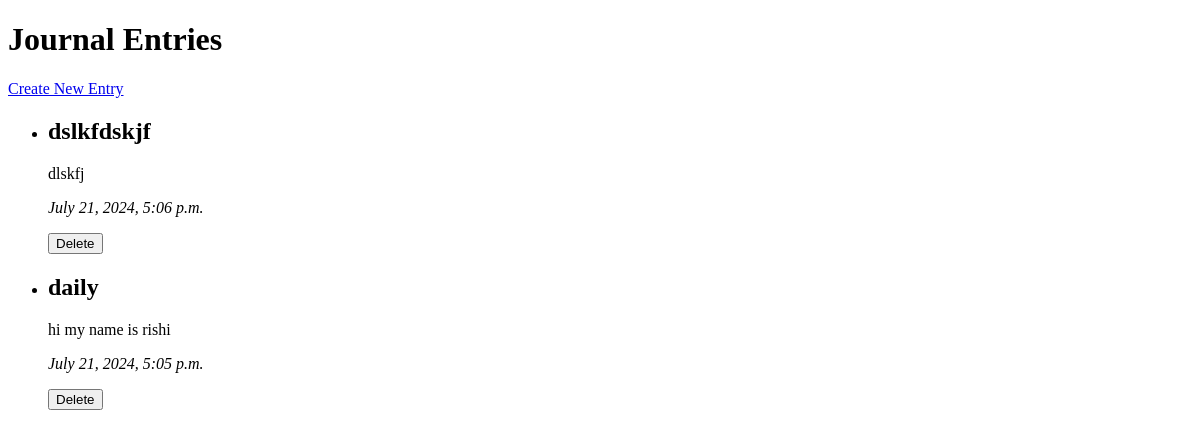
/journal/, run on an earlier commit of the app's database.
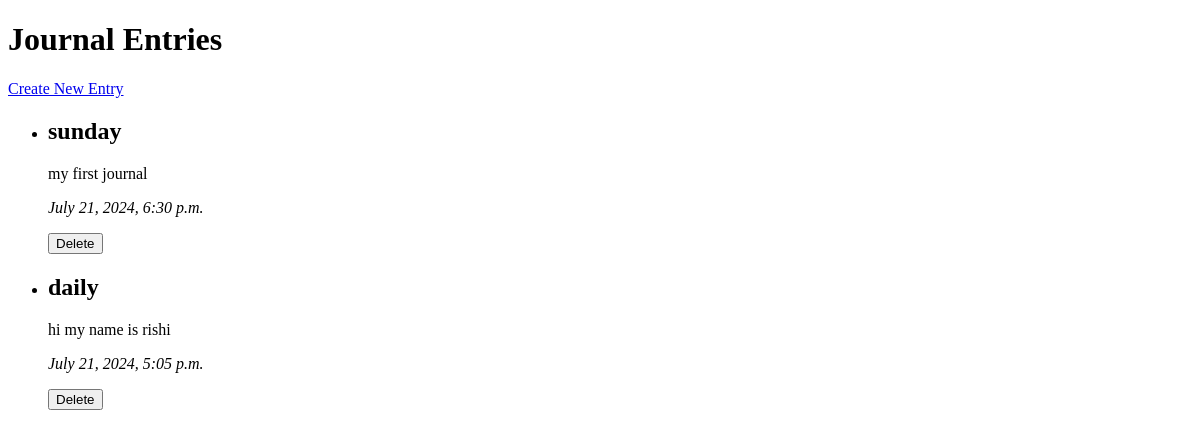
And on a later commit of the database.
### first_app/models.py (models this page shows, shortened)
class JournalEntry(models.Model):
    title = models.CharField(max_length=200)
    content = models.TextField()
    created_at = models.DateTimeField(default=timezone.now)

### first_app/views.py (the view)
# urls.py: path('', views.journal_list, name='journal_list'),
def journal_list(request):
    entries = JournalEntry.objects.all().order_by('-created_at')
    return render(request, 'journal/journal_list.html', {'entries': entries})

### first_app/templates/journal/journal_list.html (shortened to what this page needs)
<!DOCTYPE html>
<html>
<head>
</head>
<body>
    <h1>Journal Entries</h1>
    <a href="{% url 'journal_create' %}">Create New Entry</a>
    <ul>
        {% for entry in entries %}
            <li>
                <h2>{{ entry.title }}</h2>
                <p>{{ entry.content }}</p>
                <p><em>{{ entry.created_at }}</em></p>
                <form method="post" action="{% url 'journal_delete' entry.pk %}">
                    <button type="submit">Delete</button>
                </form>
            </li>
        {% endfor %}
    </ul>
</body>
</html>

What changed in the data, as far as the page shows it:
removed JournalEntry: title "dslkfdskjf", content "dlskfj", created_at "July 21, 2024, 5:06 p.m."
added JournalEntry: title "sunday", content "my first journal", created_at "July 21, 2024, 6:30 p.m."
